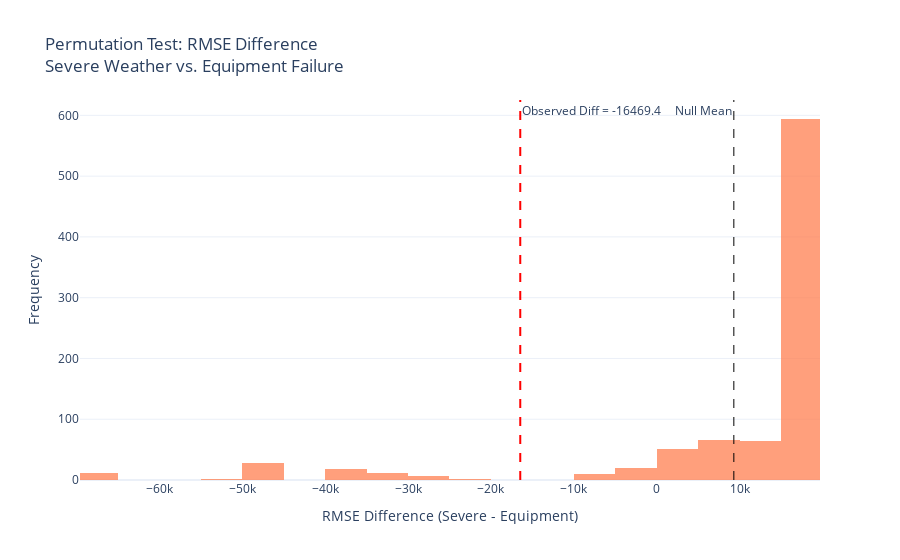

The notebook cell this image was saved under:
### Code cell
diffs_df = pd.DataFrame({'Diffs': diffs})
observed = observed_diff
null_mean = np.mean(diffs)

fig = px.histogram(diffs_df, x = 'Diffs', nbins = 30, opacity = 0.75, color_discrete_sequence = ['coral'],
    title = "Permutation Test: RMSE Difference<br>Severe Weather vs. Equipment Failure",
    labels = {'Diffs': "RMSE Difference (Severe - Equipment)"}
)

fig.add_vline(x = observed, line_width = 2, line_dash = 'dash', line_color = 'red',
              annotation_text=f'Observed Diff = {observed:.1f}', annotation_position = 'top right')
fig.add_vline(x = null_mean, line_width = 1, line_dash = 'dash', line_color = 'black',
              annotation_text = 'Null Mean', annotation_position = 'top left')


fig.update_layout(
    xaxis = dict(range = [min(-10000, diffs.min()), max(4000, diffs.max())]),
    yaxis_title = 'Frequency',
    legend = dict(title = None),
    font = dict(size = 12),
    template = 'plotly_white'
)

fig.show()

### Figure 1 — Plotly figure (JSON) as saved in the notebook; plotly's stock layout.template omitted (floating-point values rounded to 4 significant figures; data arrays with more than 128 entries replaced by an {"elided": "..."} marker saying what was removed)
{"data": [{"alignmentgroup": "True", "bingroup": "x", "hovertemplate": "RMSE Difference (Severe - Equipment)=%{x}<br>count=%{y}<extra></extra>", "legendgroup": "", "marker": {"color": "coral", "opacity": 0.75, "pattern": {"shape": ""}}, "name": "", "nbinsx": 30, "offsetgroup": "", "orientation": "v", "showlegend": false, "type": "histogram", "x": {"elided": "884 float values"}, "xaxis": "x", "yaxis": "y"}], "layout": {"annotations": [{"showarrow": false, "text": "Observed Diff = -16469.4", "x": -16470.0, "xanchor": "left", "xref": "x", "y": 1, "yanchor": "top", "yref": "y domain"}, {"showarrow": false, "text": "Null Mean", "x": 9276.0, "xanchor": "right", "xref": "x", "y": 1, "yanchor": "top", "yref": "y domain"}], "barmode": "relative", "font": {"size": 12}, "legend": {"title": {}, "tracegroupgap": 0}, "shapes": [{"line": {"color": "red", "dash": "dash", "width": 2}, "type": "line", "x0": -16470.0, "x1": -16470.0, "xref": "x", "y0": 0, "y1": 1, "yref": "y domain"}, {"line": {"color": "black", "dash": "dash", "width": 1}, "type": "line", "x0": 9276.0, "x1": 9276.0, "xref": "x", "y0": 0, "y1": 1, "yref": "y domain"}], "title": {"text": "Permutation Test: RMSE Difference<br>Severe Weather vs. Equipment Failure"}, "xaxis": {"anchor": "y", "domain": [0, 1], "range": [-69540.0, 19660.0], "title": {"text": "RMSE Difference (Severe - Equipment)"}}, "yaxis": {"anchor": "x", "domain": [0, 1], "title": {"text": "Frequency"}}}}
